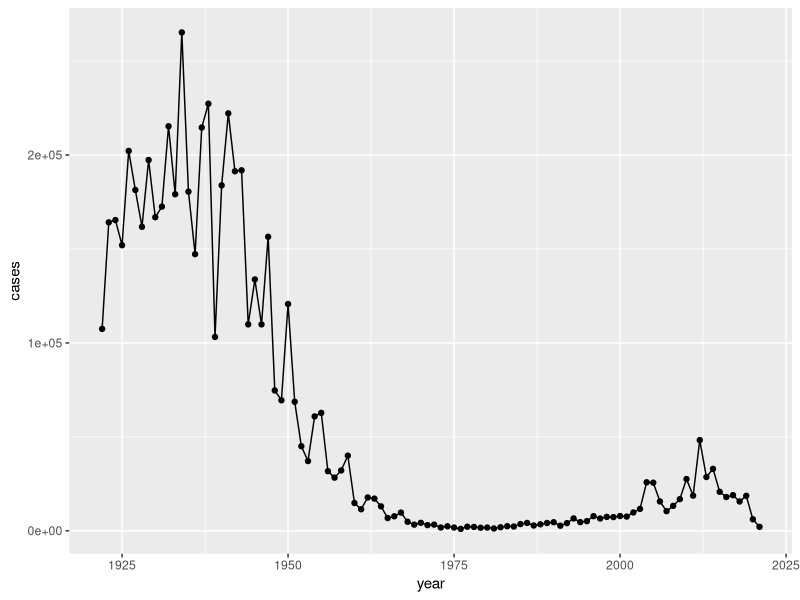
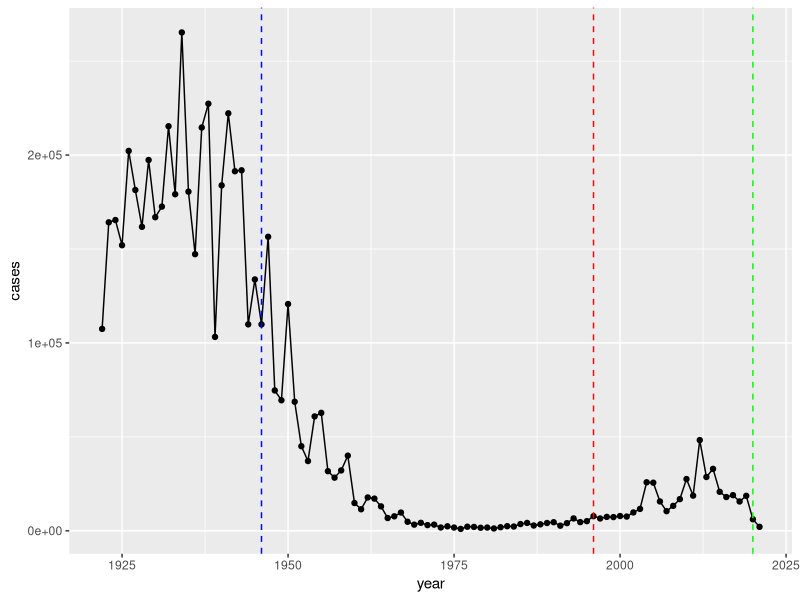

Reproduce these figures in R, in order. (Note: this script raises an error after producing the figures.)
## ---- chunk 1
#| echo=FALSE

cdc <- data.frame( year = c(1922L,1923L,1924L,1925L,
                                          1926L,1927L,1928L,1929L,1930L,1931L,
                                          1932L,1933L,1934L,1935L,1936L,
                                          1937L,1938L,1939L,1940L,1941L,1942L,
                                          1943L,1944L,1945L,1946L,1947L,
                                          1948L,1949L,1950L,1951L,1952L,
                                          1953L,1954L,1955L,1956L,1957L,1958L,
                                          1959L,1960L,1961L,1962L,1963L,
                                          1964L,1965L,1966L,1967L,1968L,1969L,
                                          1970L,1971L,1972L,1973L,1974L,
                                          1975L,1976L,1977L,1978L,1979L,1980L,
                                          1981L,1982L,1983L,1984L,1985L,
                                          1986L,1987L,1988L,1989L,1990L,
                                          1991L,1992L,1993L,1994L,1995L,1996L,
                                          1997L,1998L,1999L,2000L,2001L,
                                          2002L,2003L,2004L,2005L,2006L,2007L,
                                          2008L,2009L,2010L,2011L,2012L,
                                          2013L,2014L,2015L,2016L,2017L,2018L,
2019L,2020L,2021L),
cases = c(107473,164191,165418,152003,
                                          202210,181411,161799,197371,
                                          166914,172559,215343,179135,265269,
                                          180518,147237,214652,227319,103188,
                                          183866,222202,191383,191890,109873,
                                          133792,109860,156517,74715,69479,
                                          120718,68687,45030,37129,60886,
                                          62786,31732,28295,32148,40005,
                                          14809,11468,17749,17135,13005,6799,
                                          7717,9718,4810,3285,4249,3036,
                                          3287,1759,2402,1738,1010,2177,2063,
                                          1623,1730,1248,1895,2463,2276,
                                          3589,4195,2823,3450,4157,4570,
                                          2719,4083,6586,4617,5137,7796,6564,
                                          7405,7298,7867,7580,9771,11647,
                                          25827,25616,15632,10454,13278,
                                          16858,27550,18719,48277,28639,32971,
                                          20762,17972,18975,15609,18617,
6124,2116) )
## ---- chunk 2
library(ggplot2)

cases <- ggplot(cdc, aes(year,cases)) +
  geom_point(col="black") +
  geom_line(col="black")
cases
## ---- chunk 3
cases +
  geom_vline(xintercept=1946,linetype="dashed",col="blue") +
  geom_vline(xintercept=1996,linetype="dashed",col="red") +
  geom_vline(xintercept=2020,linetype="dashed",col="green")
## ---- chunk 4
#| message: false
library(jsonlite)

subject <- read_json("https://www.cmi-pb.org/api/subject", simplifyVector=T)
specimen <- read_json("http://cmi-pb.org/api/specimen", simplifyVector=T)
titer <- read_json("http://cmi-pb.org/api/v4/plasma_ab_titer", simplifyVector=T)
## ---- chunk 5
table(subject$infancy_vac)
table(subject$biological_sex)
table(subject$race,subject$biological_sex)
## ---- chunk 6
#| message: false
library(lubridate)

today()
mdy("11-28-2001")
today() - mdy("11-28-2001")
time_length( today() - mdy("11-28-2001"), "years" )
## ---- chunk 7
subject$age <- time_length( today() - ymd( subject$year_of_birth ), "years" )
mean( subject$age[subject$infancy_vac=="aP"] )
mean( subject$age[subject$infancy_vac=="wP"] )
## ---- chunk 8
ggplot(subject, aes(age,fill=as.factor(infancy_vac))) +
  geom_histogram(show.legend=F) +
  facet_wrap(vars(infancy_vac),nrow=2) +
  xlab("Age")
## ---- chunk 9
library(dplyr)

joined <- inner_join(subject,specimen)
## ---- chunk 10
datafull <- inner_join(joined,titer)
## ---- chunk 11
table(datafull$isotype)
## ---- chunk 12
igg <- datafull %>% filter(isotype=="IgG")
## ---- chunk 13
ggplot(igg, aes(MFI_normalised,antigen)) +
  geom_boxplot()
## ---- chunk 14
ggplot(igg, aes(MFI_normalised,antigen,col=infancy_vac)) +
  geom_boxplot()
## ---- chunk 15
igg.pt <- igg %>% filter(antigen=="PT", dataset=="2021_dataset")

ggplot(igg.pt, aes(planned_day_relative_to_boost, MFI_normalised, col=infancy_vac, group=subject_id)) +
  geom_point() +
  geom_line()
